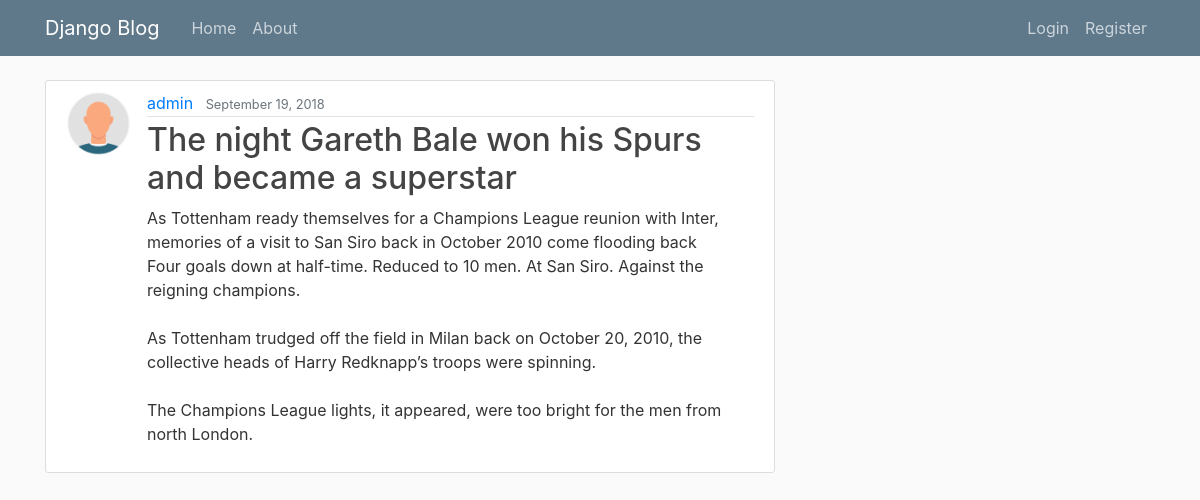
Screenshot of /post/15/ with the database file from the repository.
### blog/models.py (models this page shows, shortened)
class Post(models.Model):
    title = models.CharField(max_length=100)
    content = models.TextField()
    date_posted = models.DateTimeField(default=timezone.now)
    author = models.ForeignKey(User, on_delete=models.CASCADE)

### users/models.py (models this page shows, shortened)
class Profile(models.Model):
    user = models.OneToOneField(User, on_delete=models.CASCADE)
    image = models.ImageField(default='default.jpg', upload_to='profile_pics')

### blog/views.py (the view)
# urls.py: path('post/<int:pk>/', PostDetailView.as_view(), name='post-detail'),
class PostDetailView(DetailView):
    model = Post

### blog/templates/blog/post_detail.html (shortened to what this page needs)
{% extends "blog/base.html" %}
{% block content %}
  <article class="media content-section">
    <img class="rounded-circle article-img" src="{{ object.author.profile.image.url }}">
    <div class="media-body">
      <div class="article-metadata">
        <a class="mr-2" href="{% url 'user-posts' object.author.username %}">{{ object.author }}</a>
        <small class="text-muted">{{ object.date_posted|date:"F d, Y" }}</small>
      </div>
      <h2 class="article-title">{{ object.title }}</h2>
      <p class="article-content">{{ object.content }}</p>
    </div>
  </article>
{% endblock content %}

### blog/static/blog/main.css (style rules this page uses)
body { background: #fafafa; color: #333333; margin-top: 5rem; }
h1, h2, h3, h4, h5, h6 { color: #444444; }
.content-section { background: #ffffff; padding: 10px 20px; border: 1px solid #dddddd; border-radius: 3px; margin-bottom: 20px; }
.article-title { color: #444444; }
.article-content { white-space: pre-line; }
.article-img { height: 65px; width: 65px; margin-right: 16px; }
.article-metadata { padding-bottom: 1px; margin-bottom: 4px; border-bottom: 1px solid #e3e3e3 }

### rows the page displays
Post: author.profile.image (picture), author "admin", date_posted "September 19, 2018", title "The night Gareth Bale won his Spurs and became a superstar", content "As Tottenham ready themselves for a Champions League reunion with Inter, memories of a visit to San Siro back in October 2010 come flooding back Four goals down at half-time. Reduced to 10 men. At San Siro. Against the reigning champions. As Tottenham trudged off the field in Milan back on October 20, 2010, the collective heads of Harry Redknapp’s troops were spinning. The Champions League lights, it appeared, were too bright for the men from north London."
